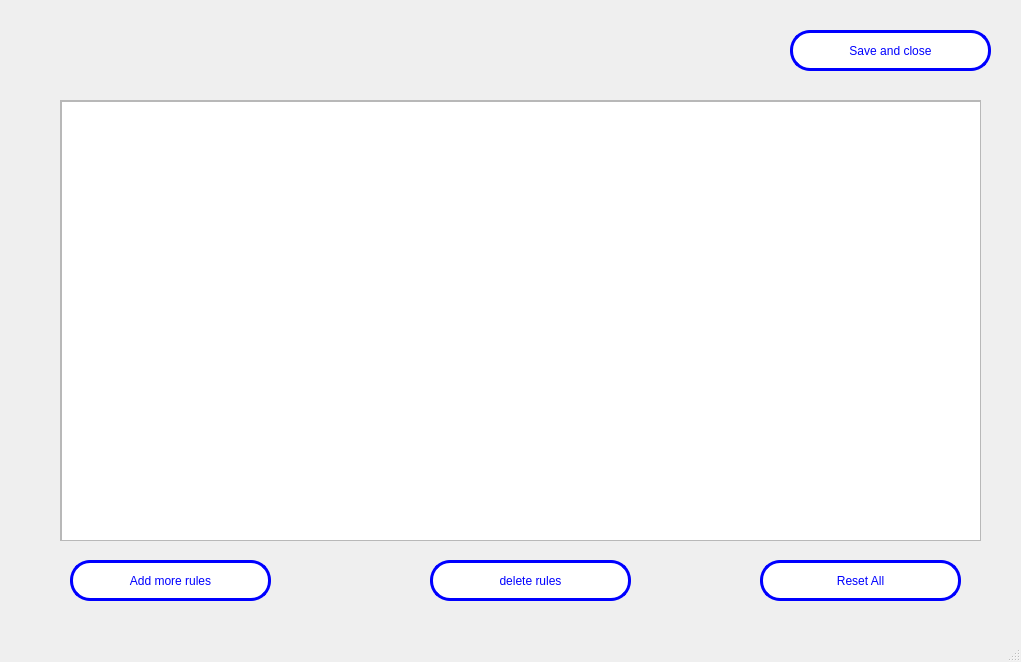
<?xml version="1.0" encoding="UTF-8"?>
<ui version="4.0">
 <class>MainWindow</class>
 <widget class="QMainWindow" name="MainWindow">
  <property name="geometry">
   <rect>
    <x>0</x>
    <y>0</y>
    <width>1021</width>
    <height>662</height>
   </rect>
  </property>
  <property name="windowTitle">
   <string>MainWindow</string>
  </property>
  <widget class="QWidget" name="centralwidget">
   <widget class="QStackedWidget" name="stackedWidget">
    <property name="enabled">
     <bool>true</bool>
    </property>
    <property name="geometry">
     <rect>
      <x>0</x>
      <y>0</y>
      <width>1021</width>
      <height>631</height>
     </rect>
    </property>
    <property name="currentIndex">
     <number>0</number>
    </property>
    <widget class="QWidget" name="page">
     <widget class="QScrollArea" name="scrollArea">
      <property name="geometry">
       <rect>
        <x>60</x>
        <y>100</y>
        <width>921</width>
        <height>441</height>
       </rect>
      </property>
      <property name="widgetResizable">
       <bool>true</bool>
      </property>
      <widget class="QWidget" name="scrollAreaWidgetContents">
       <property name="geometry">
        <rect>
         <x>0</x>
         <y>0</y>
         <width>919</width>
         <height>439</height>
        </rect>
       </property>
       <widget class="QTextEdit" name="textEdit">
        <property name="enabled">
         <bool>true</bool>
        </property>
        <property name="geometry">
         <rect>
          <x>0</x>
          <y>0</y>
          <width>921</width>
          <height>441</height>
         </rect>
        </property>
        <property name="styleSheet">
         <string notr="true">font: 700 italic 20pt &quot;C059 [urw]&quot;;
color: rgb(85, 0, 127);</string>
        </property>
       </widget>
      </widget>
     </widget>
     <widget class="QPushButton" name="pushButton">
      <property name="geometry">
       <rect>
        <x>70</x>
        <y>560</y>
        <width>201</width>
        <height>41</height>
       </rect>
      </property>
      <property name="styleSheet">
       <string notr="true">QPushButton{
color:blue;
background-color: white;
border:3px solid blue;
border-radius:20px;
}
QPushButton::hover{
color:red;
background-color: black;
border:3px solid black;
border-radius:20px;
}</string>
      </property>
      <property name="text">
       <string>Add more rules</string>
      </property>
     </widget>
     <widget class="QPushButton" name="pushButton_2">
      <property name="geometry">
       <rect>
        <x>430</x>
        <y>560</y>
        <width>201</width>
        <height>41</height>
       </rect>
      </property>
      <property name="styleSheet">
       <string notr="true">QPushButton{
color:blue;
background-color: white;
border:3px solid blue;
border-radius:20px;
}
QPushButton::hover{
color:red;
background-color: black;
border:3px solid black;
border-radius:20px;
}</string>
      </property>
      <property name="text">
       <string>delete rules</string>
      </property>
     </widget>
     <widget class="QPushButton" name="pushButton_3">
      <property name="geometry">
       <rect>
        <x>760</x>
        <y>560</y>
        <width>201</width>
        <height>41</height>
       </rect>
      </property>
      <property name="styleSheet">
       <string notr="true">QPushButton{
color:blue;
background-color: white;
border:3px solid blue;
border-radius:20px;
}
QPushButton::hover{
color:red;
background-color: black;
border:3px solid black;
border-radius:20px;
}</string>
      </property>
      <property name="text">
       <string>Reset All</string>
      </property>
     </widget>
     <widget class="QPushButton" name="pushButton_26">
      <property name="geometry">
       <rect>
        <x>790</x>
        <y>30</y>
        <width>201</width>
        <height>41</height>
       </rect>
      </property>
      <property name="styleSheet">
       <string notr="true">QPushButton{
color:blue;
background-color: white;
border:3px solid blue;
border-radius:20px;
}
QPushButton::hover{
color:red;
background-color: black;
border:3px solid black;
border-radius:20px;
}</string>
      </property>
      <property name="text">
       <string>Save and close</string>
      </property>
     </widget>
    </widget>
    <widget class="QWidget" name="page_3">
     <widget class="QPushButton" name="pushButton_4">
      <property name="geometry">
       <rect>
        <x>350</x>
        <y>550</y>
        <width>331</width>
        <height>61</height>
       </rect>
      </property>
      <property name="styleSheet">
       <string notr="true">QPushButton{
color:blue;
background-color: white;
border:3px solid blue;
border-radius:20px;
}
QPushButton::hover{
color:red;
background-color: black;
border:3px solid black;
border-radius:20px;
}</string>
      </property>
      <property name="text">
       <string>Go to list</string>
      </property>
     </widget>
     <widget class="QScrollArea" name="scrollArea_2">
      <property name="geometry">
       <rect>
        <x>50</x>
        <y>80</y>
        <width>921</width>
        <height>451</height>
       </rect>
      </property>
      <property name="widgetResizable">
       <bool>true</bool>
      </property>
      <widget class="QWidget" name="scrollAreaWidgetContents_2">
       <property name="geometry">
        <rect>
         <x>0</x>
         <y>0</y>
         <width>919</width>
         <height>449</height>
        </rect>
       </property>
      </widget>
     </widget>
     <widget class="QLabel" name="label_3">
      <property name="geometry">
       <rect>
        <x>240</x>
        <y>0</y>
        <width>541</width>
        <height>41</height>
       </rect>
      </property>
      <property name="styleSheet">
       <string notr="true">font: 500 19pt &quot;Noto Sans&quot;;</string>
      </property>
      <property name="text">
       <string>&lt;html&gt;&lt;head/&gt;&lt;body&gt;&lt;p&gt;&lt;span style=&quot; color:#e01b24;&quot;&gt;Please delete rules from top to bottom&lt;/span&gt;&lt;/p&gt;&lt;/body&gt;&lt;/html&gt;</string>
      </property>
     </widget>
    </widget>
    <widget class="QWidget" name="page_2">
     <property name="enabled">
      <bool>true</bool>
     </property>
     <widget class="QLineEdit" name="lineEdit_2">
      <property name="enabled">
       <bool>false</bool>
      </property>
      <property name="geometry">
       <rect>
        <x>50</x>
        <y>25</y>
        <width>921</width>
        <height>41</height>
       </rect>
      </property>
     </widget>
     <widget class="QStackedWidget" name="stackedWidget_2">
      <property name="geometry">
       <rect>
        <x>210</x>
        <y>110</y>
        <width>241</width>
        <height>201</height>
       </rect>
      </property>
      <property name="currentIndex">
       <number>0</number>
      </property>
      <widget class="QWidget" name="page_4">
       <widget class="QPushButton" name="pushButton_6">
        <property name="geometry">
         <rect>
          <x>80</x>
          <y>60</y>
          <width>91</width>
          <height>31</height>
         </rect>
        </property>
        <property name="styleSheet">
         <string notr="true">QPushButton{
color:blue;
background-color: white;
border:3px solid blue;
border-radius:10px;
}
QPushButton::hover{
color:red;
background-color: black;
border:3px solid black;
border-radius:10px;
}</string>
        </property>
        <property name="text">
         <string>with</string>
        </property>
       </widget>
       <widget class="QPushButton" name="pushButton_7">
        <property name="geometry">
         <rect>
          <x>80</x>
          <y>130</y>
          <width>91</width>
          <height>31</height>
         </rect>
        </property>
        <property name="styleSheet">
         <string notr="true">QPushButton{
color:blue;
background-color: white;
border:3px solid blue;
border-radius:10px;
}
QPushButton::hover{
color:red;
background-color: black;
border:3px solid black;
border-radius:10px;
}</string>
        </property>
        <property name="text">
         <string>without</string>
        </property>
       </widget>
       <widget class="QLabel" name="label">
        <property name="geometry">
         <rect>
          <x>110</x>
          <y>20</y>
          <width>121</width>
          <height>31</height>
         </rect>
        </property>
        <property name="text">
         <string>&lt;html&gt;&lt;head/&gt;&lt;body&gt;&lt;p&gt;&lt;span style=&quot; font-weight:700; color:#ff0000;&quot;&gt;Ports&lt;/span&gt;&lt;/p&gt;&lt;/body&gt;&lt;/html&gt;</string>
        </property>
       </widget>
      </widget>
      <widget class="QWidget" name="page_10">
       <widget class="QLabel" name="label_9">
        <property name="geometry">
         <rect>
          <x>90</x>
          <y>40</y>
          <width>181</width>
          <height>51</height>
         </rect>
        </property>
        <property name="styleSheet">
         <string notr="true">font: 600 18pt &quot;Noto Serif Condensed SemiBold&quot;;</string>
        </property>
        <property name="text">
         <string>&lt;html&gt;&lt;head/&gt;&lt;body&gt;&lt;p&gt;&lt;span style=&quot; color:#ff0000;&quot;&gt;Done&lt;/span&gt;&lt;/p&gt;&lt;/body&gt;&lt;/html&gt;</string>
        </property>
       </widget>
       <widget class="QPushButton" name="pushButton_17">
        <property name="geometry">
         <rect>
          <x>80</x>
          <y>110</y>
          <width>91</width>
          <height>31</height>
         </rect>
        </property>
        <property name="styleSheet">
         <string notr="true">QPushButton{
color:blue;
background-color: white;
border:3px solid blue;
border-radius:10px;
}
QPushButton::hover{
color:red;
background-color: black;
border:3px solid black;
border-radius:10px;
}</string>
        </property>
        <property name="text">
         <string>go back</string>
        </property>
       </widget>
      </widget>
      <widget class="QWidget" name="page_5">
       <widget class="QLabel" name="label_2">
        <property name="geometry">
         <rect>
          <x>70</x>
          <y>20</y>
          <width>121</width>
          <height>31</height>
         </rect>
        </property>
        <property name="text">
         <string>&lt;html&gt;&lt;head/&gt;&lt;body&gt;&lt;p&gt;&lt;span style=&quot; color:#ff1aba;&quot;&gt;Set valable port&lt;/span&gt;&lt;/p&gt;&lt;/body&gt;&lt;/html&gt;</string>
        </property>
       </widget>
       <widget class="QPushButton" name="pushButton_15">
        <property name="geometry">
         <rect>
          <x>140</x>
          <y>120</y>
          <width>91</width>
          <height>31</height>
         </rect>
        </property>
        <property name="styleSheet">
         <string notr="true">QPushButton{
color:blue;
background-color: white;
border:3px solid blue;
border-radius:10px;
}
QPushButton::hover{
color:red;
background-color: black;
border:3px solid black;
border-radius:10px;
}</string>
        </property>
        <property name="text">
         <string>go back</string>
        </property>
       </widget>
       <widget class="QPushButton" name="pushButton_18">
        <property name="geometry">
         <rect>
          <x>40</x>
          <y>120</y>
          <width>91</width>
          <height>31</height>
         </rect>
        </property>
        <property name="styleSheet">
         <string notr="true">QPushButton{
color:blue;
background-color: white;
border:3px solid blue;
border-radius:10px;
}
QPushButton::hover{
color:red;
background-color: black;
border:3px solid black;
border-radius:10px;
}</string>
        </property>
        <property name="text">
         <string>Send</string>
        </property>
       </widget>
       <widget class="QLineEdit" name="lineEdit_7">
        <property name="geometry">
         <rect>
          <x>40</x>
          <y>70</y>
          <width>201</width>
          <height>31</height>
         </rect>
        </property>
        <property name="styleSheet">
         <string notr="true">border:2px solid black;
border-radius: 10px;</string>
        </property>
       </widget>
      </widget>
     </widget>
     <widget class="QStackedWidget" name="stackedWidget_3">
      <property name="geometry">
       <rect>
        <x>40</x>
        <y>110</y>
        <width>201</width>
        <height>221</height>
       </rect>
      </property>
      <property name="currentIndex">
       <number>0</number>
      </property>
      <widget class="QWidget" name="page_6">
       <widget class="QPushButton" name="pushButton_8">
        <property name="geometry">
         <rect>
          <x>50</x>
          <y>30</y>
          <width>111</width>
          <height>41</height>
         </rect>
        </property>
        <property name="styleSheet">
         <string notr="true">QPushButton{
color:blue;
background-color: white;
border:3px solid blue;
border-radius:20px;
}
QPushButton::hover{
color:red;
background-color: black;
border:3px solid black;
border-radius:20px;
}</string>
        </property>
        <property name="text">
         <string>INPUT</string>
        </property>
       </widget>
       <widget class="QPushButton" name="pushButton_9">
        <property name="geometry">
         <rect>
          <x>50</x>
          <y>90</y>
          <width>111</width>
          <height>41</height>
         </rect>
        </property>
        <property name="styleSheet">
         <string notr="true">QPushButton{
color:blue;
background-color: white;
border:3px solid blue;
border-radius:20px;
}
QPushButton::hover{
color:red;
background-color: black;
border:3px solid black;
border-radius:20px;
}</string>
        </property>
        <property name="text">
         <string>OUTPUT</string>
        </property>
       </widget>
       <widget class="QPushButton" name="pushButton_10">
        <property name="geometry">
         <rect>
          <x>50</x>
          <y>150</y>
          <width>111</width>
          <height>41</height>
         </rect>
        </property>
        <property name="styleSheet">
         <string notr="true">QPushButton{
color:blue;
background-color: white;
border:3px solid blue;
border-radius:20px;
}
QPushButton::hover{
color:red;
background-color: black;
border:3px solid black;
border-radius:20px;
}</string>
        </property>
        <property name="text">
         <string>FORWARD</string>
        </property>
       </widget>
      </widget>
      <widget class="QWidget" name="page_7">
       <widget class="QRadioButton" name="radioButton">
        <property name="geometry">
         <rect>
          <x>50</x>
          <y>20</y>
          <width>102</width>
          <height>41</height>
         </rect>
        </property>
        <property name="text">
         <string>REJECT</string>
        </property>
       </widget>
       <widget class="QRadioButton" name="radioButton_2">
        <property name="geometry">
         <rect>
          <x>50</x>
          <y>60</y>
          <width>102</width>
          <height>41</height>
         </rect>
        </property>
        <property name="text">
         <string>ACCEPT</string>
        </property>
       </widget>
       <widget class="QRadioButton" name="radioButton_3">
        <property name="geometry">
         <rect>
          <x>50</x>
          <y>100</y>
          <width>102</width>
          <height>41</height>
         </rect>
        </property>
        <property name="text">
         <string>DROP</string>
        </property>
       </widget>
       <widget class="QPushButton" name="pushButton_16">
        <property name="geometry">
         <rect>
          <x>50</x>
          <y>150</y>
          <width>91</width>
          <height>31</height>
         </rect>
        </property>
        <property name="styleSheet">
         <string notr="true">QPushButton{
color:blue;
background-color: white;
border:3px solid blue;
border-radius:10px;
}
QPushButton::hover{
color:red;
background-color: black;
border:3px solid black;
border-radius:10px;
}</string>
        </property>
        <property name="text">
         <string>go back</string>
        </property>
       </widget>
      </widget>
     </widget>
     <widget class="QLabel" name="label_6">
      <property name="geometry">
       <rect>
        <x>550</x>
        <y>110</y>
        <width>251</width>
        <height>41</height>
       </rect>
      </property>
      <property name="styleSheet">
       <string notr="true">font: 500 16pt &quot;Noto Sans&quot;;</string>
      </property>
      <property name="text">
       <string>&lt;html&gt;&lt;head/&gt;&lt;body&gt;&lt;p&gt;&lt;span style=&quot; color:#aa0000;&quot;&gt;Able or unable a DNS&lt;/span&gt;&lt;/p&gt;&lt;/body&gt;&lt;/html&gt;</string>
      </property>
     </widget>
     <widget class="QStackedWidget" name="stackedWidget_4">
      <property name="geometry">
       <rect>
        <x>530</x>
        <y>150</y>
        <width>191</width>
        <height>151</height>
       </rect>
      </property>
      <property name="currentIndex">
       <number>0</number>
      </property>
      <widget class="QWidget" name="page_8">
       <widget class="QPushButton" name="pushButton_11">
        <property name="geometry">
         <rect>
          <x>40</x>
          <y>40</y>
          <width>91</width>
          <height>31</height>
         </rect>
        </property>
        <property name="styleSheet">
         <string notr="true">QPushButton{
color:blue;
background-color: white;
border:3px solid blue;
border-radius:15px;
}
QPushButton::hover{
color:red;
background-color: black;
border:3px solid black;
border-radius:15px;
}</string>
        </property>
        <property name="text">
         <string>able</string>
        </property>
       </widget>
       <widget class="QPushButton" name="pushButton_12">
        <property name="geometry">
         <rect>
          <x>40</x>
          <y>100</y>
          <width>91</width>
          <height>31</height>
         </rect>
        </property>
        <property name="styleSheet">
         <string notr="true">QPushButton{
color:blue;
background-color: white;
border:3px solid blue;
border-radius:15px;
}
QPushButton::hover{
color:red;
background-color: black;
border:3px solid black;
border-radius:15px;
}</string>
        </property>
        <property name="text">
         <string>enable</string>
        </property>
       </widget>
      </widget>
      <widget class="QWidget" name="page_13">
       <widget class="QLabel" name="label_10">
        <property name="geometry">
         <rect>
          <x>70</x>
          <y>20</y>
          <width>111</width>
          <height>41</height>
         </rect>
        </property>
        <property name="text">
         <string>&lt;html&gt;&lt;head/&gt;&lt;body&gt;&lt;p&gt;&lt;span style=&quot; color:#aa0000;&quot;&gt;DONE&lt;/span&gt;&lt;/p&gt;&lt;/body&gt;&lt;/html&gt;</string>
        </property>
       </widget>
       <widget class="QPushButton" name="pushButton_19">
        <property name="geometry">
         <rect>
          <x>50</x>
          <y>70</y>
          <width>91</width>
          <height>31</height>
         </rect>
        </property>
        <property name="styleSheet">
         <string notr="true">QPushButton{
color:blue;
background-color: white;
border:3px solid blue;
border-radius:10px;
}
QPushButton::hover{
color:red;
background-color: black;
border:3px solid black;
border-radius:10px;
}</string>
        </property>
        <property name="text">
         <string>go back</string>
        </property>
       </widget>
      </widget>
      <widget class="QWidget" name="page_9">
       <widget class="QLineEdit" name="lineEdit_5">
        <property name="geometry">
         <rect>
          <x>0</x>
          <y>50</y>
          <width>181</width>
          <height>26</height>
         </rect>
        </property>
        <property name="styleSheet">
         <string notr="true">border:2px solid black;
border-radius: 10px;</string>
        </property>
       </widget>
       <widget class="QLabel" name="label_7">
        <property name="geometry">
         <rect>
          <x>60</x>
          <y>10</y>
          <width>121</width>
          <height>31</height>
         </rect>
        </property>
        <property name="styleSheet">
         <string notr="true">font: 18pt &quot;Noto Sans Mono SemiCondensed&quot;;
text-decoration: underline;</string>
        </property>
        <property name="text">
         <string>&lt;html&gt;&lt;head/&gt;&lt;body&gt;&lt;p&gt;&lt;span style=&quot; color:#ff00ff;&quot;&gt;DNS&lt;/span&gt;&lt;/p&gt;&lt;/body&gt;&lt;/html&gt;</string>
        </property>
       </widget>
       <widget class="QPushButton" name="pushButton_14">
        <property name="geometry">
         <rect>
          <x>100</x>
          <y>90</y>
          <width>91</width>
          <height>31</height>
         </rect>
        </property>
        <property name="styleSheet">
         <string notr="true">QPushButton{
color:blue;
background-color: white;
border:3px solid blue;
border-radius:10px;
}
QPushButton::hover{
color:red;
background-color: black;
border:3px solid black;
border-radius:10px;
}</string>
        </property>
        <property name="text">
         <string>go back</string>
        </property>
       </widget>
       <widget class="QPushButton" name="pushButton_20">
        <property name="geometry">
         <rect>
          <x>0</x>
          <y>90</y>
          <width>91</width>
          <height>31</height>
         </rect>
        </property>
        <property name="styleSheet">
         <string notr="true">QPushButton{
color:blue;
background-color: white;
border:3px solid blue;
border-radius:10px;
}
QPushButton::hover{
color:red;
background-color: black;
border:3px solid black;
border-radius:10px;
}</string>
        </property>
        <property name="text">
         <string>Send</string>
        </property>
       </widget>
      </widget>
     </widget>
     <widget class="QPushButton" name="pushButton_13">
      <property name="geometry">
       <rect>
        <x>630</x>
        <y>540</y>
        <width>331</width>
        <height>61</height>
       </rect>
      </property>
      <property name="styleSheet">
       <string notr="true">QPushButton{
color:blue;
background-color: white;
border:3px solid blue;
border-radius:20px;
}
QPushButton::hover{
color:red;
background-color: black;
border:3px solid black;
border-radius:20px;
}</string>
      </property>
      <property name="text">
       <string>Add this rule</string>
      </property>
     </widget>
     <widget class="QPushButton" name="pushButton_5">
      <property name="geometry">
       <rect>
        <x>60</x>
        <y>540</y>
        <width>331</width>
        <height>61</height>
       </rect>
      </property>
      <property name="styleSheet">
       <string notr="true">QPushButton{
color:blue;
background-color: white;
border:3px solid blue;
border-radius:20px;
}
QPushButton::hover{
color:red;
background-color: black;
border:3px solid black;
border-radius:20px;
}</string>
      </property>
      <property name="text">
       <string>Go to list</string>
      </property>
     </widget>
     <widget class="QLabel" name="label_8">
      <property name="geometry">
       <rect>
        <x>850</x>
        <y>100</y>
        <width>181</width>
        <height>51</height>
       </rect>
      </property>
      <property name="styleSheet">
       <string notr="true">font: 600 18pt &quot;Noto Serif Condensed SemiBold&quot;;</string>
      </property>
      <property name="text">
       <string>&lt;html&gt;&lt;head/&gt;&lt;body&gt;&lt;p&gt;&lt;span style=&quot; color:#ff0000;&quot;&gt;Mac&lt;/span&gt;&lt;/p&gt;&lt;/body&gt;&lt;/html&gt;</string>
      </property>
     </widget>
     <widget class="QStackedWidget" name="stackedWidget_5">
      <property name="geometry">
       <rect>
        <x>770</x>
        <y>160</y>
        <width>221</width>
        <height>171</height>
       </rect>
      </property>
      <property name="currentIndex">
       <number>0</number>
      </property>
      <widget class="QWidget" name="page_11">
       <widget class="QPushButton" name="pushButton_21">
        <property name="geometry">
         <rect>
          <x>70</x>
          <y>20</y>
          <width>91</width>
          <height>31</height>
         </rect>
        </property>
        <property name="styleSheet">
         <string notr="true">QPushButton{
color:blue;
background-color: white;
border:3px solid blue;
border-radius:15px;
}
QPushButton::hover{
color:red;
background-color: black;
border:3px solid black;
border-radius:15px;
}</string>
        </property>
        <property name="text">
         <string>able</string>
        </property>
       </widget>
       <widget class="QPushButton" name="pushButton_22">
        <property name="geometry">
         <rect>
          <x>70</x>
          <y>90</y>
          <width>91</width>
          <height>31</height>
         </rect>
        </property>
        <property name="styleSheet">
         <string notr="true">QPushButton{
color:blue;
background-color: white;
border:3px solid blue;
border-radius:15px;
}
QPushButton::hover{
color:red;
background-color: black;
border:3px solid black;
border-radius:15px;
}</string>
        </property>
        <property name="text">
         <string>enable</string>
        </property>
       </widget>
      </widget>
      <widget class="QWidget" name="page_12">
       <widget class="QLineEdit" name="lineEdit_6">
        <property name="geometry">
         <rect>
          <x>10</x>
          <y>30</y>
          <width>201</width>
          <height>31</height>
         </rect>
        </property>
        <property name="styleSheet">
         <string notr="true">border:2px solid black;
border-radius: 10px;</string>
        </property>
       </widget>
       <widget class="QPushButton" name="pushButton_23">
        <property name="geometry">
         <rect>
          <x>10</x>
          <y>90</y>
          <width>91</width>
          <height>31</height>
         </rect>
        </property>
        <property name="styleSheet">
         <string notr="true">QPushButton{
color:blue;
background-color: white;
border:3px solid blue;
border-radius:10px;
}
QPushButton::hover{
color:red;
background-color: black;
border:3px solid black;
border-radius:10px;
}</string>
        </property>
        <property name="text">
         <string>Send</string>
        </property>
       </widget>
       <widget class="QPushButton" name="pushButton_24">
        <property name="geometry">
         <rect>
          <x>120</x>
          <y>90</y>
          <width>91</width>
          <height>31</height>
         </rect>
        </property>
        <property name="styleSheet">
         <string notr="true">QPushButton{
color:blue;
background-color: white;
border:3px solid blue;
border-radius:10px;
}
QPushButton::hover{
color:red;
background-color: black;
border:3px solid black;
border-radius:10px;
}</string>
        </property>
        <property name="text">
         <string>go back</string>
        </property>
       </widget>
      </widget>
      <widget class="QWidget" name="page_14">
       <widget class="QLabel" name="label_11">
        <property name="geometry">
         <rect>
          <x>30</x>
          <y>20</y>
          <width>181</width>
          <height>51</height>
         </rect>
        </property>
        <property name="styleSheet">
         <string notr="true">font: 600 18pt &quot;Noto Serif Condensed SemiBold&quot;;</string>
        </property>
        <property name="text">
         <string>&lt;html&gt;&lt;head/&gt;&lt;body&gt;&lt;p&gt;&lt;span style=&quot; color:#ff0000;&quot;&gt;Done&lt;/span&gt;&lt;/p&gt;&lt;/body&gt;&lt;/html&gt;</string>
        </property>
       </widget>
       <widget class="QPushButton" name="pushButton_25">
        <property name="geometry">
         <rect>
          <x>60</x>
          <y>80</y>
          <width>91</width>
          <height>31</height>
         </rect>
        </property>
        <property name="styleSheet">
         <string notr="true">QPushButton{
color:blue;
background-color: white;
border:3px solid blue;
border-radius:10px;
}
QPushButton::hover{
color:red;
background-color: black;
border:3px solid black;
border-radius:10px;
}</string>
        </property>
        <property name="text">
         <string>go back</string>
        </property>
       </widget>
      </widget>
     </widget>
    </widget>
   </widget>
  </widget>
  <widget class="QMenuBar" name="menubar">
   <property name="geometry">
    <rect>
     <x>0</x>
     <y>0</y>
     <width>1021</width>
     <height>23</height>
    </rect>
   </property>
  </widget>
  <widget class="QStatusBar" name="statusbar"/>
 </widget>
 <resources/>
 <connections/>
</ui>
